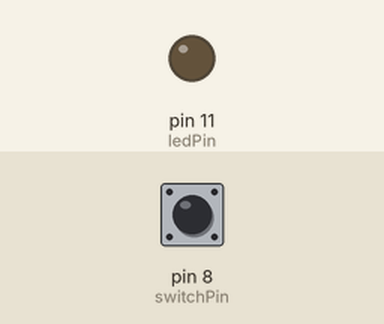
Bench run of a sketch on a simulated Arduino Uno, built with avr-gcc and run on an emulated ATmega328P. Shown: output pins drawn as LEDs (lit = HIGH). Inputs (shaded band) come from the test bench; at power-on: pin 8 (switchPin) LOW.

Above: at 1.2 s.
1.3 s: pin 8 (switchPin) pulled HIGH for 0.15 s
At 1.8 s:
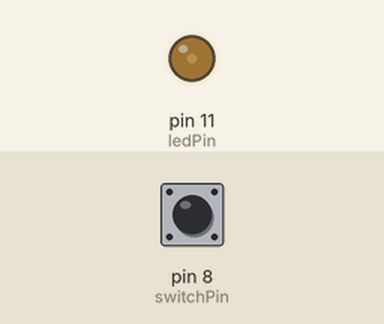
2.9 s: pin 8 (switchPin) pulled HIGH for 1 s
At 4.2 s:
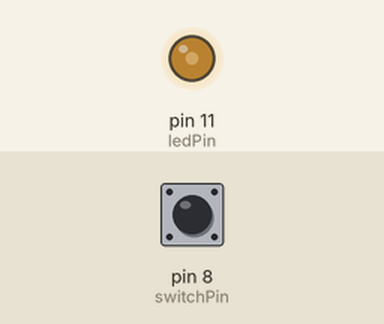
5.4 s: pin 8 (switchPin) pulled HIGH for 0.15 s
At 6.1 s:
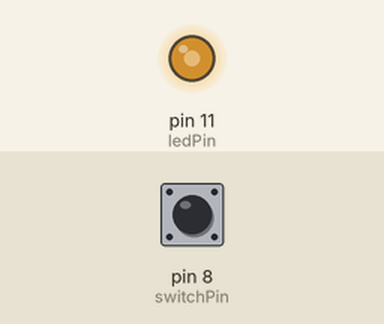
7.0 s: pin 8 (switchPin) pulled HIGH for 3.2 s
At 7.3 s:
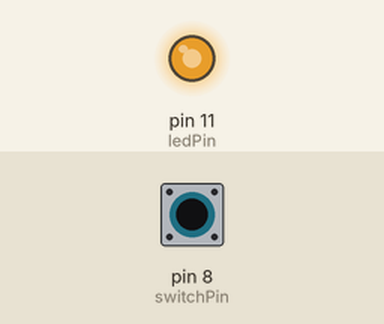
Timing chart, 0 to 10.0 s (numbered marks = the images above; inputs shaded):
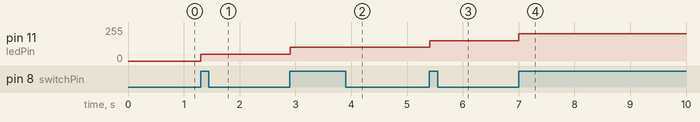

The sketch:

Analog_Switch.ino
```cpp
int switchPin=8;
int ledPin=11;
boolean lastButton=LOW;
boolean currentButton=LOW;
int ledLevel=0;
void setup()
{
  pinMode(switchPin, INPUT);
  pinMode(ledPin, OUTPUT);
}

boolean debounce(boolean last)
{
    boolean current=digitalRead(switchPin);
    if(last!=current)
    {
      delay(5);
      current=digitalRead(switchPin);
    }
    return current;
}
void loop()
{
  currentButton = debounce(lastButton);
 if(digitalRead(switchPin) == HIGH && lastButton==LOW)
 {
     ledLevel=ledLevel+51;
 }
     lastButton=currentButton;
 if(ledLevel>255)
 {
   ledLevel=0;
 }
   analogWrite(ledPin, ledLevel);
}
```

Measured:
- after the input at 1.3 s, pin 11 (ledPin): 0/255 → 51/255 at once
- after the input at 2.9 s, pin 11 (ledPin): 51/255 → 102/255 at once
- after the input at 5.4 s, pin 11 (ledPin): 102/255 → 153/255 at once
- after the input at 7.0 s, pin 11 (ledPin): 153/255 → 204/255 at once
